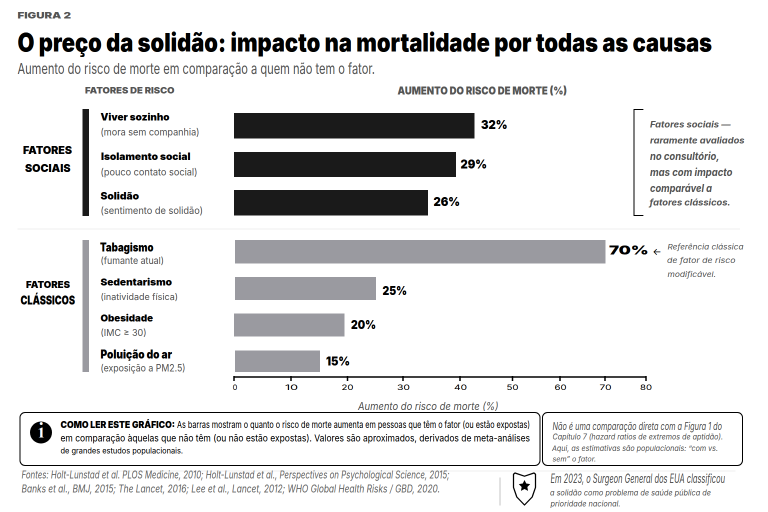
#> input picture ebook/ebook1/build/versaoImpressa/html-figures/cap13-fig01/preview.png, 1536 x 1024 px (shown at 1/2 size)
$ python crop_title.py
#> lines starting #> are read from the running program, lines starting #| are printed output that depends on the picture
from PIL import Image
im = Image.open('cap13-fig01/preview.png')
#> im is the input picture: PIL image 1536x1024 RGB; mean R, G, B 226.5, 226.5, 226.8
crop = im.crop((20, 50, 1400, 130))
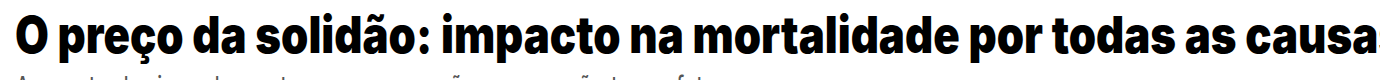
#> crop: PIL image 1380x80 RGB; mean R, G, B 197, 197.1, 197
crop.save('/tmp/cap13_title_crop.png')

orig = Image.open('cap13-fig01/_reference.png')
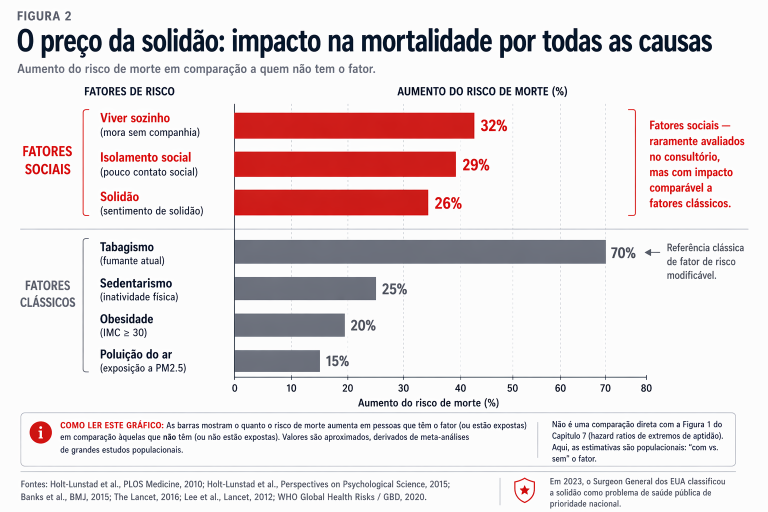
#> input picture ebook/ebook1/build/versaoImpressa/html-figures/cap13-fig01/_reference.png, 1536 x 1024 px (shown at 1/2 size)
#> orig is the input picture: PIL image 1536x1024 RGB; mean R, G, B 232.3, 223.2, 224.6
ocrop = orig.crop((20, 50, 1400, 130))
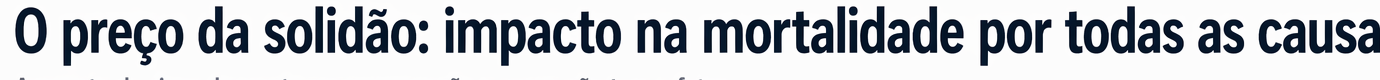
#> ocrop: PIL image 1380x80 RGB; mean R, G, B 194.1, 197.4, 202.1
ocrop.save('/tmp/cap13_title_orig.png')

# Combined
W = 1380
out = Image.new("RGB", (W, 170), "white")
#> out: PIL image 1380x170 RGB; every value is 255
out.paste(ocrop, (0, 0))
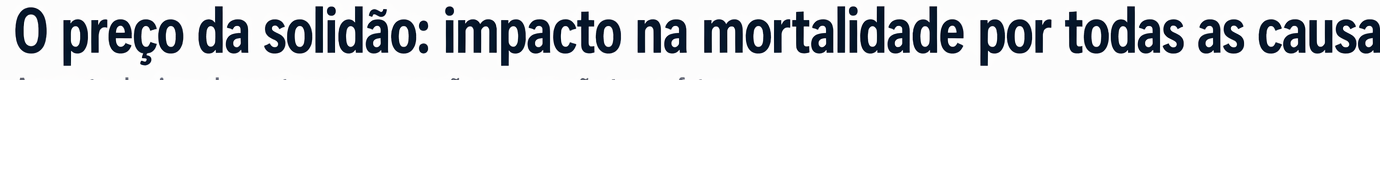
#> out: PIL image 1380x170 RGB; mean R, G, B 226.3, 227.9, 230.1
out.paste(crop, (0, 85))
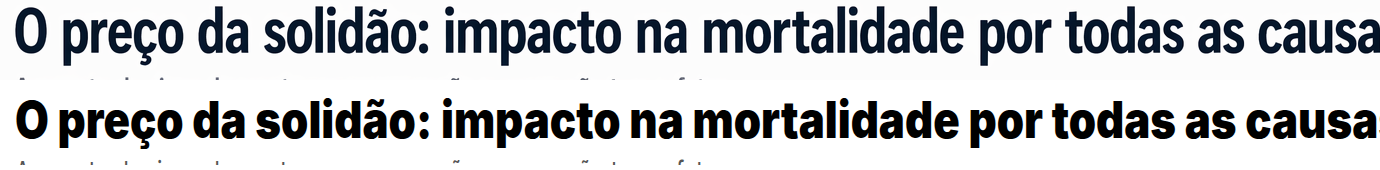
#> out: PIL image 1380x170 RGB; mean R, G, B 199.1, 200.6, 202.8
out.save('/tmp/cap13_title_compare.png')
